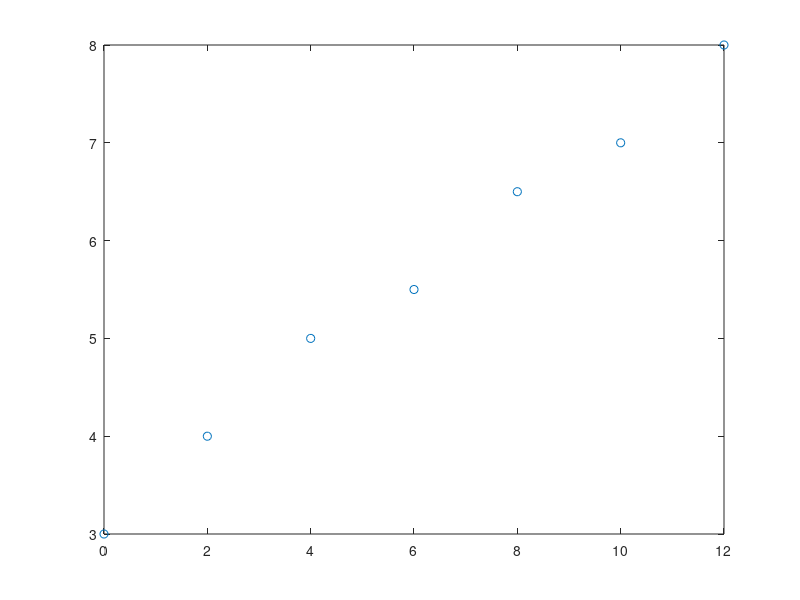

Write the MATLAB code that produced this figure.
t=[0 2 4 6 8 10 12]';
f=[3 4 5 5.5 6.5 7 8]';

A=[ones(length(t),1), t];

x= (A'*A)\(A'*f)
F= @(t) x(1) + x(2)*t;

%20 perc mulva:
 p20 = F(20)

 %kifejezem a t-t
 %t=-x1/-x2
 t0 = -x(1)/x(2)

 %mikor lesz 50 a t?

 t_50 = (50-x(1))/x(2)



figure(1);
plot(t,f,'o')

